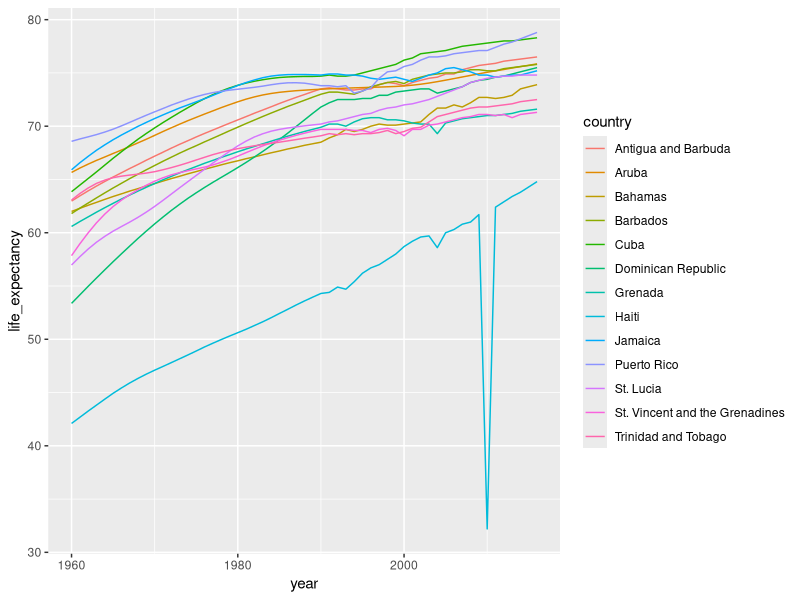
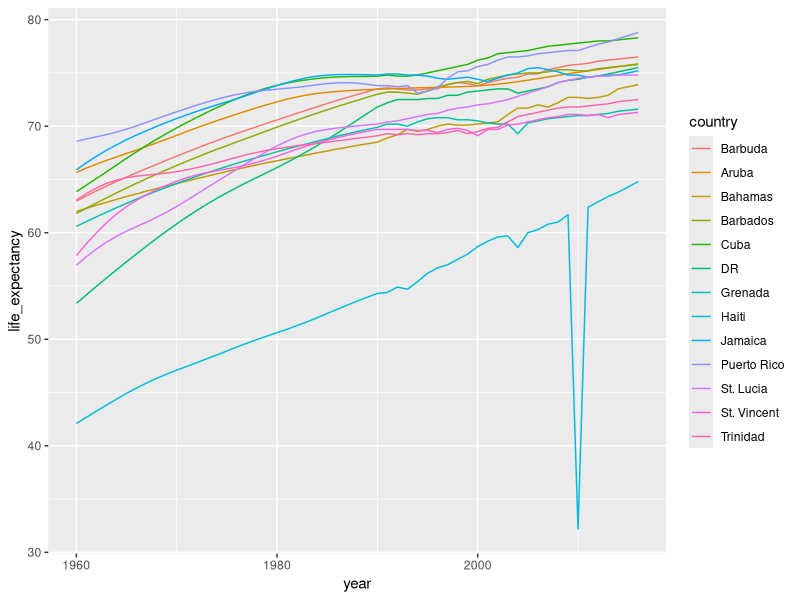

Here is the R script that generated these plots, in order:
library(dslabs)
library(tidyverse)
data("gapminder")
gapminder %>% 
  filter(region=="Caribbean") %>%
  ggplot(aes(year, life_expectancy, color = country)) +
  geom_line()

# display long country names
gapminder %>% 
  filter(region=="Caribbean") %>%
  filter(str_length(country) >= 12) %>%
  distinct(country) 

# recode long country names and remake plot
gapminder %>% filter(region=="Caribbean") %>%
  mutate(country = recode(country, 
                          'Antigua and Barbuda'="Barbuda",
                          'Dominican Republic' = "DR",
                          'St. Vincent and the Grenadines' = "St. Vincent",
                          'Trinidad and Tobago' = "Trinidad")) %>%
  ggplot(aes(year, life_expectancy, color = country)) +
  geom_line()
